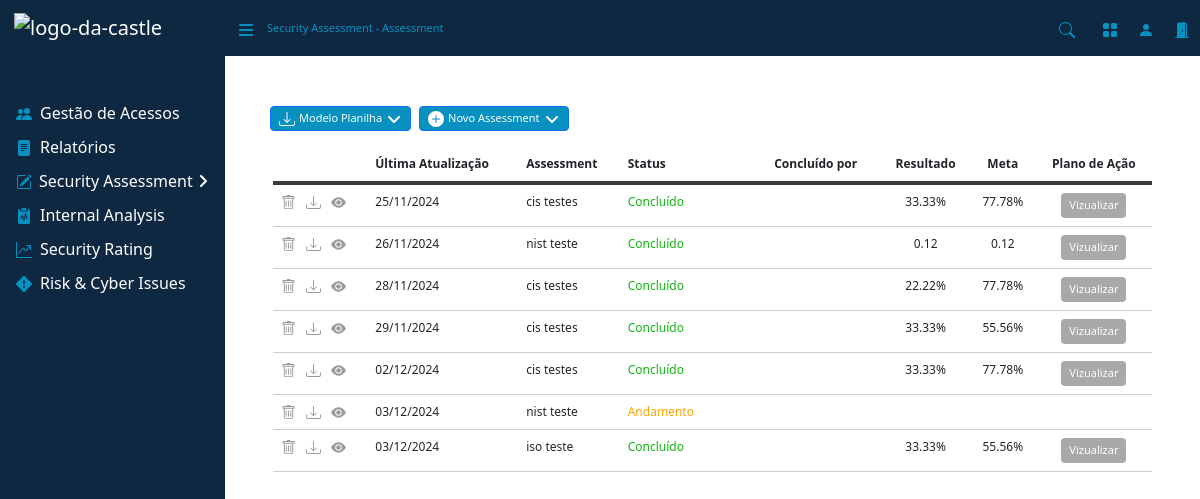
Page /assessment/ on the earlier database version.
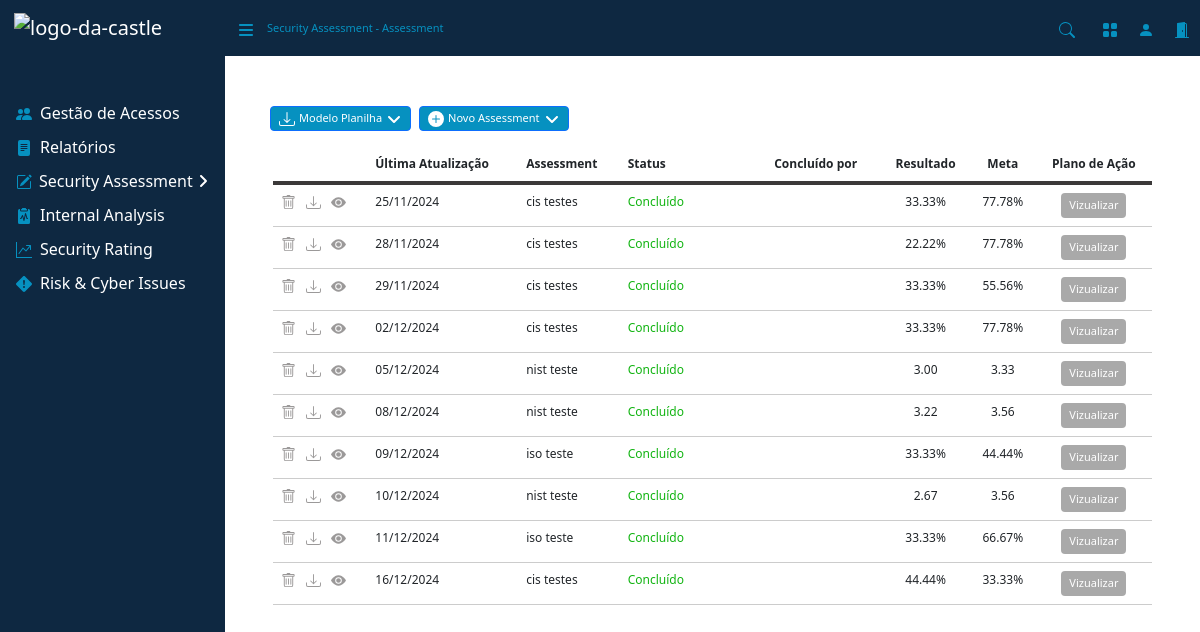
Same page on the later database version.
### assessment/models.py (models this page shows, shortened)
class AssessmentModel(models.Model):
    CONCLUIDO = 'Concluído'
    ANDAMENTO = 'Andamento'
    CRITERIO_CHOICES = [
        (CONCLUIDO, 'Concluído'),
        (ANDAMENTO, 'Andamento'),
    ]
    framework = models.ForeignKey(FrameworkModel, on_delete=models.CASCADE)
    nome = models.CharField(max_length=255)
    status = models.CharField(max_length=20, choices=CRITERIO_CHOICES)
    data_upload = models.DateField(auto_now_add=True)
    excel_file = models.FileField(upload_to='assessments/')
    resultado = models.CharField(max_length=255)
    meta = models.CharField(max_length=255)

### assessment/views/assessment.py (the view, shortened to what this page needs)
# urls.py: path('assessment/', views.Assessment.as_view(), name='assessment'),
class Assessment(View):
    template_name = 'paginas/assessment.html'
    def get(self, request):
        frameworks = FrameworkModel.objects.all()  # Obtém todos os objetos de FrameworkModel
        assessments = AssessmentModel.objects.all()  # Obtém todos os objetos de AssessmentModel
        form1 = NovoAssessmentForm()
        return render(request, self.template_name, {
            'form1': form1,
            'frameworks': frameworks,
            'assessments': assessments
        })

### assessment/models.py (called while the page is built)
    def __str__(self):
        return self.nome

### assessment/templates/paginas/assessment.html (shortened to what the changed rows need)
{% extends 'base.html' %}
{% load crispy_forms_tags %}
{% block content %}
<main>
    <div class="table-responsive font-middle px-5">
        <table class="table">
            <thead>
                <tr>
                    <th scope="col"></th>
                    <th scope="col">Última Atualização</th>
                    <th scope="col" class="col-lg">Assessment</th>
                    <th scope="col" class="col-2">Status</th>
                    <th scope="col">Concluído por</th>
                    <th scope="col" style="text-align: center;">Resultado</th>
                    <th scope="col" style="text-align: center;">Meta</th>
                    <th scope="col" style="text-align: center;">Plano de Ação</th>
                </tr>
            </thead>
            <tbody>
                {% for assessment in assessments %}
                <tr>
                    <td>
                        <div class="icon-container" style="display: flex; gap: 10px;">
                            <span class="btn-delete" data-id="{{ assessment.id }}" data-bs-toggle="modal" data-bs-target="#confirmDeleteModal">
                            </span>
                            {% if assessment.excel_file %}
                            <span id="downloadIcon" onclick="window.location.href='{{ assessment.excel_file.url }}'">
                            </span>
                            {% else %}
                                <p>Nenhum arquivo disponível para download</p>
                            {% endif %}
                            <a href="{% url 'redirecionar_framework2' assessment.id %}">
                                <span>
                                    <svg width="16" height="16" fill="currentColor" class="bi-gear-fill" viewBox="0 0 16 16">
                                        <path d="M10.5 8a2.5 2.5 0 1 1-5 0 2.5 2.5 0 0 1 5 0"/>
                                        <path d="M0 8s3-5.5 8-5.5S16 8 16 8s-3 5.5-8 5.5S0 8 0 8m8 3.5a3.5 3.5 0 1 0 0-7 3.5 3.5 0 0 0 0 7"/>
                                    </svg>
                                </span>
                            </a>
                        </div>
                    </td>
                    <td>{{ assessment.data_upload|date:"d/m/Y" }}</td>
                    <td>{{ assessment.nome }}</td>
                    <td class="nivel" data-nivel="{{ assessment.status }}">{{ assessment.status }}</td>
                    <td></td>
                    <td style="text-align: center;">{{ assessment.resultado }}</td>
                    <td style="text-align: center;">{{ assessment.meta }}</td>
                    <td style="text-align: center;">
                        {% if assessment.status == 'Concluído' %}
                            <a href="{% url 'planodeacao' %}">
                                <button class="btn btn-secondary btn-lg btn-sm" style="background-color: darkgrey; border: none;">Vizualizar</button>
                            </a>
                        {% endif %}
                    </td>
                </tr>
                {% empty %}
                <tr>
                    <td colspan="8">Nenhuma avaliação registradas.</td>
                </tr>
                {% endfor %}
            </tbody>
        </table>
    </div>
</main>
{% endblock %}

Differences in the rows shown:
removed AssessmentModel: data_upload "26/11/2024", nome "nist teste", status "Concluído", resultado "0.12", meta "0.12", shows "Vizualizar"
removed AssessmentModel: data_upload "03/12/2024", nome "nist teste", status "Andamento"
removed AssessmentModel: data_upload "03/12/2024", nome "iso teste", status "Concluído", resultado "33.33%", meta "55.56%", shows "Vizualizar"
added AssessmentModel: data_upload "05/12/2024", nome "nist teste", status "Concluído", resultado "3.00", meta "3.33", shows "Vizualizar"
added AssessmentModel: data_upload "08/12/2024", nome "nist teste", status "Concluído", resultado "3.22", meta "3.56", shows "Vizualizar"
added AssessmentModel: data_upload "09/12/2024", nome "iso teste", status "Concluído", resultado "33.33%", meta "44.44%", shows "Vizualizar"
added AssessmentModel: data_upload "10/12/2024", nome "nist teste", status "Concluído", resultado "2.67", meta "3.56", shows "Vizualizar"
added AssessmentModel: data_upload "11/12/2024", nome "iso teste", status "Concluído", resultado "33.33%", meta "66.67%", shows "Vizualizar"
added AssessmentModel: data_upload "16/12/2024", nome "cis testes", status "Concluído", resultado "44.44%", meta "33.33%", shows "Vizualizar"
